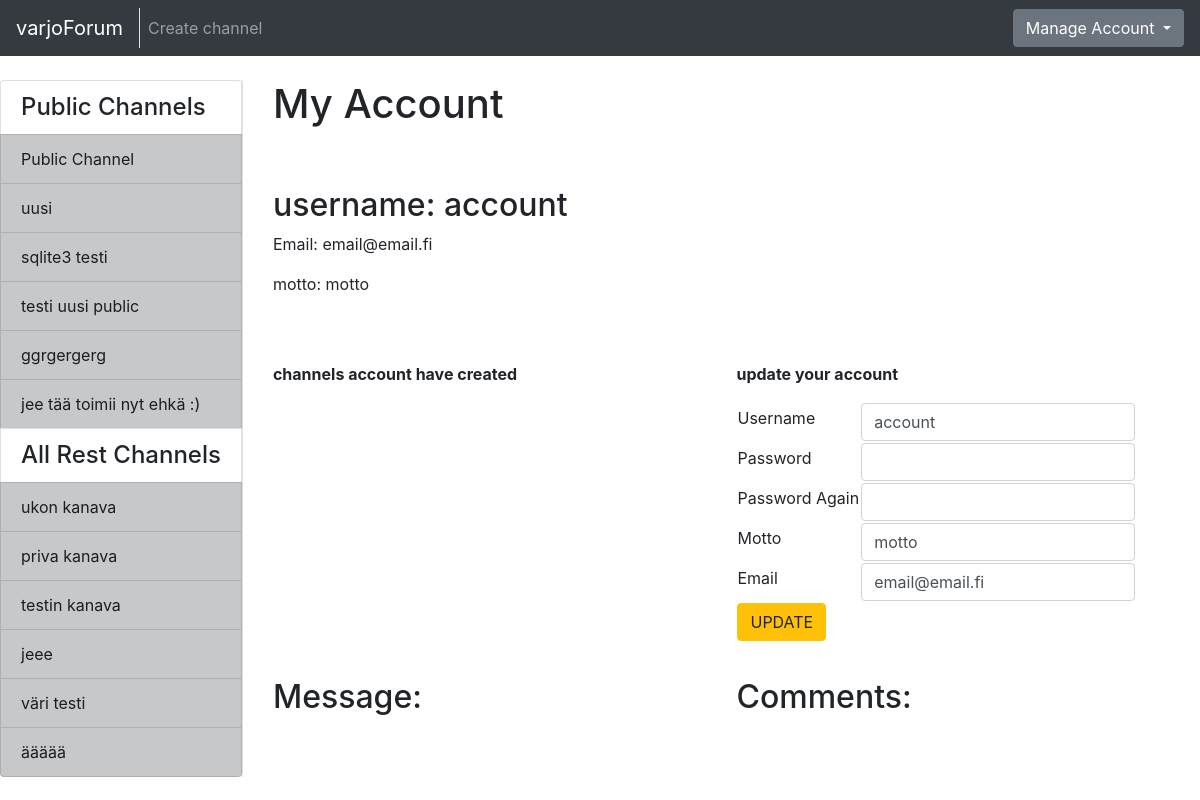
/account/9/ (signed in), run on an earlier commit of the app's database.
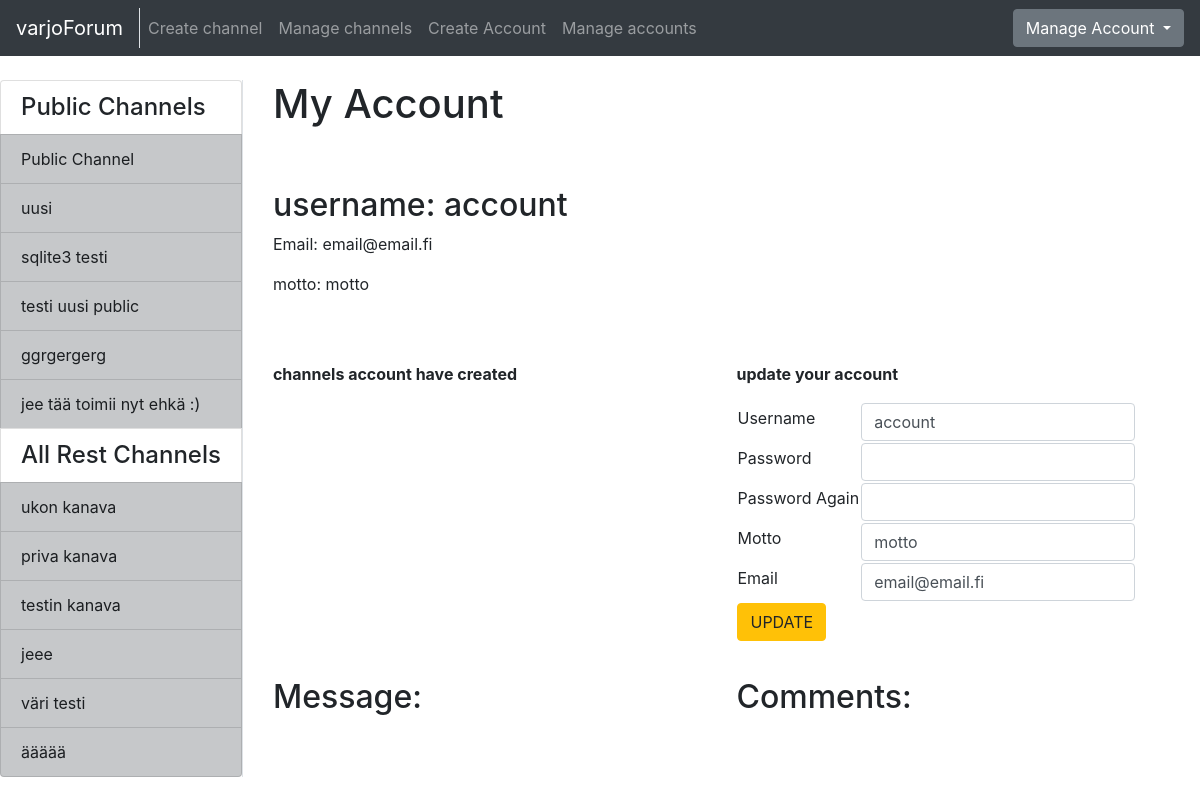
And on a later commit of the database.
### application/channels/models.py (models this page shows, shortened)
class Channel(Base):
    name = db.Column(db.String(144), nullable=False)
    introduction = db.Column(db.Text, nullable=False)
    master_id = db.Column(db.Integer, nullable=False)
    public = db.Column(db.Boolean, nullable=False)
    messages = db.relationship("Message", backref='Channel', lazy=True)
    accounts = db.relationship('Account', secondary=accounts, lazy='subquery',
        backref=db.backref('channels', lazy=True))
    @staticmethod
    def get_my_channels(account_id):
        stmt = text("SELECT Channel.id, Channel.name, Channel.master_id"
                    " FROM Channel, Account, Accounts"
                    " WHERE Channel.id = Accounts.channel_id"
                    " AND Channel.public = False"
                    " AND Account.id = Accounts.account_id"
                    " AND Account.id = :account_id"
                    " ORDER BY Channel.name").params(account_id=account_id)
        res = db.engine.execute(stmt)
        response = []
        for row in res:
            response.append({"channel_id":row[0], "channel_name":row[1], "master_id":row[2]})
        return response
    @staticmethod
    def get_channels_where_not_in(account_id):
        stmt = text("SELECT channel.id, channel.name, channel.public"
                    " FROM Channel"
                    " WHERE Channel.id NOT IN ("
                        " SELECT Channel.id"
                            " FROM Channel, Account, Accounts"
                            " WHERE Channel.id = Accounts.channel_id"
                            " AND Account.id = Accounts.account_id"
                            " AND Account.id = :account_id"
                            " )").params(account_id=account_id)
        res = db.engine.execute(stmt)
        response = []
        for row in res:
            response.append({"id":row[0], "name":row[1], "public":row[2]})
        return response
    @staticmethod
    def get_all_publics():
        stmt = text("SELECT Channel.id, Channel.name"
                    " FROM Channel"
                    " WHERE Channel.public = True")
        res = db.engine.execute(stmt)
        response = []
        for row in res:
            response.append({"id":row[0], "name":row[1]})
        return response

### application/auth/models.py (models this page shows, shortened)
class Account(Base):
    username = db.Column(db.String(144), nullable=False)
    password = db.Column(db.String(144), nullable=False)
    motto = db.Column(db.String(144), nullable=False)
    admin = db.Column(db.Boolean, nullable=False)
    email = db.Column(db.String(144), nullable=False)
    messages = db.relationship("Message", backref='account', lazy=True)
    comments = db.relationship("Comment", backref='account', lazy=True)
    @staticmethod
    def find_accounts_channels(account_id):
        stmt = text("SELECT Channel.id, Channel.name, Channel.master_id FROM Channel, Account, Accounts "
                " WHERE Channel.master_id = :account_id"
                " OR (Account.id = :account_id"
                " AND Account.id = Accounts.account_id"
                " AND Channel.master_id = Accounts.channel_id)"
                " GROUP BY Channel.id"
                " ORDER BY Channel.name").params(account_id=account_id)
        res = db.engine.execute(stmt)
        response = []
        for row in res:
            response.append({"id":row[0], "name":row[1], "master_id":row[2]})
        return response

### application/auth/views.py (the view)
@app.route("/account/<account_id>/", methods=["GET"])
@login_required
def single_account_index(account_id):
    account = Account.query.get(account_id)
    return render_template("auth/index.html",
        account = account,
        accountform = AccountForm(),
        channels = Account.find_accounts_channels(account_id),
        my_channels=Channel.get_my_channels(account_id),
        all_channels=Channel.get_channels_where_not_in(account_id),
        public_channels=Channel.get_all_publics(),
        messages=Message.query.filter_by(account_id=account_id),
        comments=Comment.get_comment_message_and_channel_id(account_id))

### application/auth/forms.py
class AccountForm(FlaskForm):
    username = TextField("Username", [validators.Length(min=2), validators.DataRequired()])
    password = PasswordField("Password", [validators.Length(min=8), validators.DataRequired()])
    password2 = PasswordField("Password Again", [validators.Length(min=8), validators.DataRequired()])
    motto = TextField("Motto", [validators.Length(min=2), validators.DataRequired()])
    email = TextField("Email", [validators.Length(min=2), validators.DataRequired(), validators.Email()])
    class Meta:
        csrf = False

### application/__init__.py (called while the page is built)
@login_manager.user_loader
def load_user(account_id):
  return Account.query.get(account_id)

### application/comments/models.py (called while the page is built)
    @staticmethod
    def get_comment_message_and_channel_id(account_id):
        stmt = text("SELECT Comment.id, Comment.body, Comment.message_id, Message.channel_id"
                    " FROM Comment, Message"
                    " WHERE Comment.message_id = Message.id"
                    " AND Comment.account_id = :account_id").params(account_id=account_id)
        res = db.engine.execute(stmt)
        response = []
        for row in res:
            response.append({"comment_id":row[0], "comment_body":row[1], "message_id":row[2], "channel_id":row[3]})
        return response

### application/templates/auth/index.html (shortened to what this page needs)
{% extends "layout.html" %}
{% block body %}
<div class="container" >
  <div class="row" style="padding-bottom: 50px">
    <div class="col-md-auto">
      <h1 style="padding-bottom: 50px">
        {% if account.id == current_user.id or current_user.admin == True %}
        My Account
        {% else %}
        {{ account.username }} Account
        {% endif %}
      </h1>
      <h2>username: {{ account.username }}</h2>
      {% if account.id == current_user.id or current_user.admin == True %}
      <p>Email: {{ account.email }}</p>
      {% endif %}
      <p>motto: {{ account.motto }}</p>
    </div>
  </div>
  <div class="row">
    <div class="col">
      <p><b>channels {{ account.username }} have created</b></p>
    </div>
    {% if account.id == current_user.id or current_user.admin == True %}
    <div class="col">
      <p><b>update your account</b></p>
      <form method="POST" action="{{ url_for('accounts_update', account_id=account.id) }}" name="accountform">
        <div class="form-group">
          <table>
            <tr>
              <td>{{ accountform.username.label }}</td>
              <td>{{ accountform.username(class="form-control", value=current_user.username) }}</td>
            </tr>
            <tr>
              <td>{{ accountform.password.label }}</td>
              <td>{{ accountform.password(class="form-control") }}</td>
            </tr>
            <tr>
              <td>{{ accountform.password2.label }}</td>
              <td>{{ accountform.password2(class="form-control") }}</td>
            </tr>
            <tr>
              <td>{{ accountform.motto.label }}</td>
              <td>{{ accountform.motto(class="form-control", value=current_user.motto) }}</td>
            </tr>
            <tr>
              <td>{{ accountform.email.label }}</td>
              <td>{{ accountform.email(class="form-control", value=current_user.email) }}</td>
            </tr>
            <tr>
              <td colspan="2"><button type="submit" class="btn btn-warning">UPDATE</button</td>
            </tr>
          </table>
        </div>
      </form>
    </div>
  </div>
  <div class="row" style="padding-top: 20px">
    <div class="col">
      <h2>Message:</h2>
    </div>
    <div class="col">
      <h2>Comments:</h2>
    </div>
  </div>
  {% endif %}
</div>
{% endblock %}

### application/templates/layout.html (shortened to what this page needs)
<!DOCTYPE html>
  <html>
    <head>
      <link rel="stylesheet" href="https://maxcdn.bootstrapcdn.com/bootstrap/4.0.0/css/bootstrap.min.css">
    </head>
    <body>
      <nav class="navbar navbar-expand-md navbar-dark bg-dark mb-4">
        <div class="border-right">
          <a class="navbar-brand" href="{{ url_for('index') }}">varjoForum</a>
        </div>
        <div class="collapse navbar-collapse" id="navbarCollapse">
          <ul class="navbar-nav mr-auto">
            {% if current_user.is_authenticated %}
              <li class="nav-item">
                <a class="nav-link" href="{{ url_for('channels_create') }}">Create channel</a>
              </li>
            {% endif %}
            {% if current_user.admin == True %}
              <li class="nav-item">
                <a href="{{ url_for('channel_manager') }}" class="nav-link">Manage channels</a>
              </li>
              <li class="nav-item">
                <a href="{{ url_for('account_create') }}" class="nav-link">Create Account</a>
              </li>
              <li class="nav-item">
                <a class="nav-link" href="{{ url_for('account_list') }}">Manage accounts</a>
              </li>
            {% endif %}
          </ul>
            {% if current_user.is_authenticated %}
            <div class="btn-group">
              <button type="button" class="btn btn-secondary dropdown-toggle" data-toggle="dropdown" aria-haspopup="true" aria-expanded="false">
                  Manage Account
              </button>
            </div>
            {% else %}
            <a class="btn btn-success" href="{{ url_for('auth_login') }}">Login</a>
            {% endif %}
        </div>
      </nav>
      <div class="container-fluid" >
        <div class="row">
            <div class="border-right">
              <div class="col-sx" >
                <div style="float: left">
                  <div class="list-group">
                  {% if current_user.is_authenticated %}
                    <h4 class="list-group-item">Public Channels</h4>
                    {% for public in public_channels %}
                      <a href="{{ url_for('one_channel_index', channel_id=public.id, sort='first') }}"
                          class="list-group-item list-group-item-action list-group-item-dark">
                        {{ public.name }}
                      </a>
                    {% endfor %}
                    <h4 class="list-group-item">All Rest Channels</h4>
                {% else %}
                {% if all_channels %}
                <h4 class="list-group-item">All Channels</h4>
                {% endif %}
                {% endif %}
                {% for channel in all_channels %}
                  {% if channel.public == False %}
                  <a href="{{ url_for('one_channel_index', channel_id=channel.id, sort='first') }}"
                      class="list-group-item list-group-item-action list-group-item-dark">
                    {{ channel.name }}
                  </a>
                  {% endif %}
                {% endfor %}
              </div>
              </div>
              </div>
          </div>
          <div class="col">
            {% block body %}{% endblock %}
          </div>
        </div>
    </body>
  </html>

What changed in the data, as far as the page shows it:
changed Account "account": admin False → True (drawn)
Also different on the page:
text now shown: "Manage channels Create Account Manage accounts"
